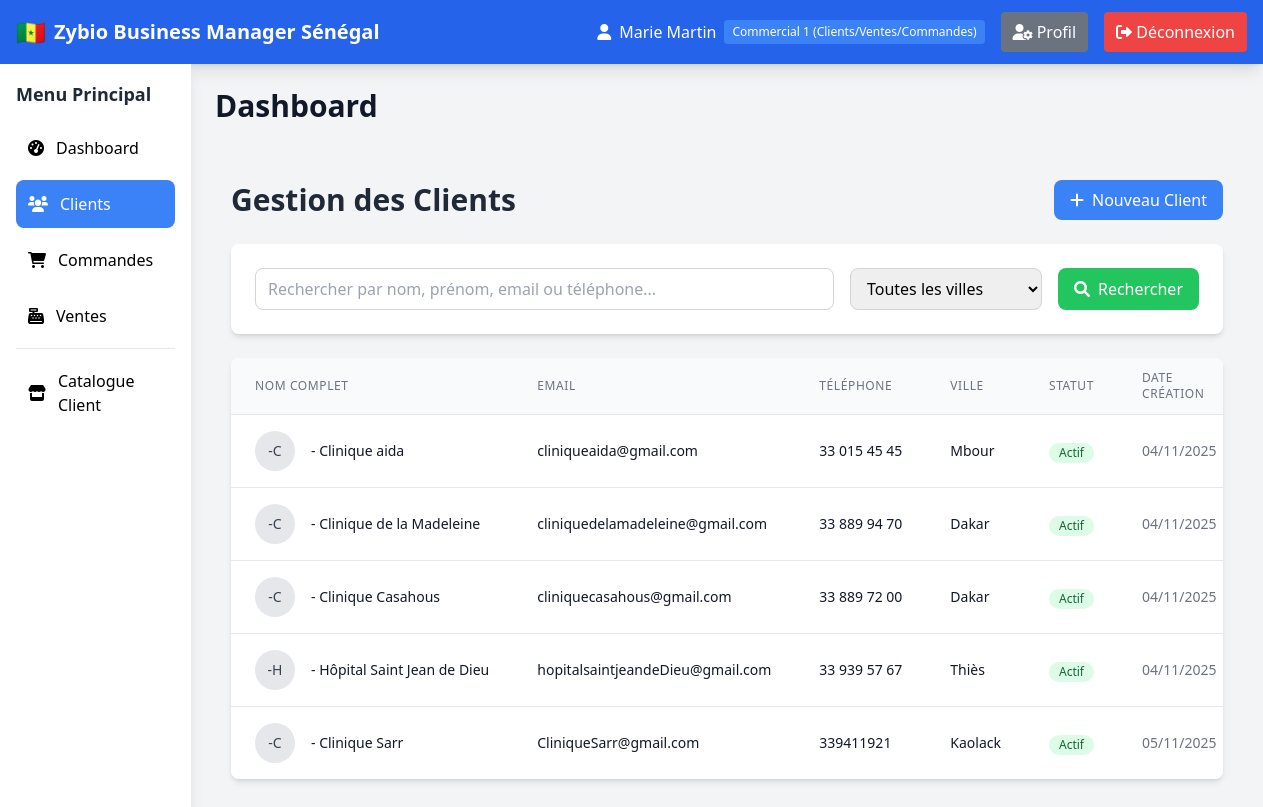
Screenshot of /inventory/clients/ (signed in) with the database file from the repository.
### users/models.py (models this page shows, shortened)
class Profile(models.Model):
    class Role(models.TextChoices):
        MANAGER = 'MANAGER', 'Manager (Administrateur)'
        COMMERCIAL_SHOWROOM = 'COMMERCIAL_SHOWROOM', 'Commercial 1 (Clients/Ventes/Commandes)'
        COMMERCIAL_TERRAIN = 'COMMERCIAL_TERRAIN', 'Commercial 2 (Clients/Devis/Prospects)'
        TECHNICIEN = 'TECHNICIEN', 'Technicien (Stock/SAV)'
    user = models.OneToOneField(User, on_delete=models.CASCADE, related_name='profile')
    role = models.CharField(max_length=25, choices=Role.choices, default=Role.TECHNICIEN)
    date_creation = models.DateTimeField(auto_now_add=True)
    telephone = models.CharField(max_length=30, blank=True)
    class Meta:
        verbose_name = "Profil Utilisateur"
        verbose_name_plural = "Profils Utilisateurs"
    def can_manage_products(self):
        return self.role in [self.Role.MANAGER, self.Role.TECHNICIEN]
    def can_manage_clients(self):
        return self.role in [self.Role.MANAGER, self.Role.COMMERCIAL_SHOWROOM, self.Role.COMMERCIAL_TERRAIN]
    def can_manage_orders(self):
        return self.role in [self.Role.MANAGER, self.Role.COMMERCIAL_SHOWROOM]
    def can_manage_sales(self):
        return self.role in [self.Role.MANAGER, self.Role.COMMERCIAL_SHOWROOM]
    def can_manage_stock(self):
        return self.role in [self.Role.MANAGER, self.Role.TECHNICIEN]
    def can_manage_suppliers(self):
        return self.role in [self.Role.MANAGER, self.Role.TECHNICIEN]
    def can_manage_users(self):
        return self.role == self.Role.MANAGER

### inventory/models.py (models this page shows, shortened)
class Client(models.Model):
    nom = models.CharField(max_length=100)
    prenom = models.CharField(max_length=100)
    entreprise = models.CharField(max_length=200, blank=True)
    email = models.EmailField(unique=True)
    telephone = models.CharField(max_length=20)
    adresse = models.TextField()
    ville = models.CharField(max_length=50)
    code_postal = models.CharField(max_length=10)
    pays = models.CharField(max_length=50, default="France")
    date_naissance = models.DateField(blank=True, null=True)
    date_creation = models.DateTimeField(auto_now_add=True)
    actif = models.BooleanField(default=True)
    class Meta:
        verbose_name = "Client"
        verbose_name_plural = "Clients"
    @property
    def nom_complet(self):
        return f"{self.prenom} {self.nom}"

### inventory/views.py (the view, shortened to what this page needs)
# urls.py: path('clients/', views.clients_list, name='clients_list'),
@login_required
def clients_list(request):
    query = request.GET.get('q', '')
    ville = request.GET.get('ville', '')
    clients = Client.objects.all()
    if ville:
        clients = clients.filter(ville__icontains=ville)
    paginator = Paginator(clients, 20)
    page_number = request.GET.get('page')
    clients_page = paginator.get_page(page_number)
    villes = Client.objects.values_list('ville', flat=True).distinct().order_by('ville')
    context = {
        'clients': clients_page,
        'villes': villes,
        'query': query,
        'ville': ville,
    }
    return render(request, 'inventory/clients_list.html', context)

### templates/inventory/clients_list.html (shortened to what this page needs)
{% extends 'base.html' %}
{% block content %}
<div class="container mx-auto px-4 py-8">
    <div class="flex flex-col md:flex-row justify-between items-start md:items-center mb-6">
        <h1 class="text-3xl font-bold text-gray-800 mb-4 md:mb-0">Gestion des Clients</h1>
        <a href="{% url 'inventory:client_create' %}" class="bg-blue-500 hover:bg-blue-600 text-white px-4 py-2 rounded-lg transition duration-200">
            <i class="fas fa-plus mr-2"></i>Nouveau Client
        </a>
    </div>
    <div class="bg-white rounded-lg shadow-md p-6 mb-6">
        <form method="get" class="flex flex-col md:flex-row gap-4">
            <div class="flex-1">
                <input type="text" name="q" value="{{ query }}" placeholder="Rechercher par nom, prénom, email ou téléphone..."
                       class="w-full px-3 py-2 border border-gray-300 rounded-lg focus:outline-none focus:ring-2 focus:ring-blue-500">
            </div>
            <div class="md:w-48">
                <select name="ville" class="w-full px-3 py-2 border border-gray-300 rounded-lg focus:outline-none focus:ring-2 focus:ring-blue-500">
                    <option value="">Toutes les villes</option>
                </select>
            </div>
            <button type="submit" class="bg-green-500 hover:bg-green-600 text-white px-4 py-2 rounded-lg transition duration-200">
                <i class="fas fa-search mr-2"></i>Rechercher
            </button>
        </form>
    </div>
    <div class="bg-white rounded-lg shadow-md overflow-hidden">
        <div class="overflow-x-auto">
            <table class="min-w-full divide-y divide-gray-200">
                <thead class="bg-gray-50">
                    <tr>
                        <th class="px-6 py-3 text-left text-xs font-medium text-gray-500 uppercase tracking-wider">Nom complet</th>
                        <th class="px-6 py-3 text-left text-xs font-medium text-gray-500 uppercase tracking-wider">Email</th>
                        <th class="px-6 py-3 text-left text-xs font-medium text-gray-500 uppercase tracking-wider">Téléphone</th>
                        <th class="px-6 py-3 text-left text-xs font-medium text-gray-500 uppercase tracking-wider">Ville</th>
                        <th class="px-6 py-3 text-left text-xs font-medium text-gray-500 uppercase tracking-wider">Statut</th>
                        <th class="px-6 py-3 text-left text-xs font-medium text-gray-500 uppercase tracking-wider">Date création</th>
                    </tr>
                </thead>
                <tbody class="bg-white divide-y divide-gray-200">
                    {% for client in clients %}
                    <tr class="hover:bg-gray-50">
                        <td class="px-6 py-4 whitespace-nowrap">
                            <div class="flex items-center">
                                <div class="flex-shrink-0 h-10 w-10">
                                    <div class="h-10 w-10 rounded-full bg-gray-200 flex items-center justify-center">
                                        <span class="text-sm font-medium text-gray-700">
                                            {{ client.prenom.0 }}{{ client.nom.0 }}
                                        </span>
                                    </div>
                                </div>
                                <div class="ml-4">
                                    <div class="text-sm font-medium text-gray-900">{{ client.nom_complet }}</div>
                                </div>
                            </div>
                        </td>
                        <td class="px-6 py-4 whitespace-nowrap">
                            <div class="text-sm text-gray-900">{{ client.email }}</div>
                        </td>
                        <td class="px-6 py-4 whitespace-nowrap">
                            <div class="text-sm text-gray-900">{{ client.telephone }}</div>
                        </td>
                        <td class="px-6 py-4 whitespace-nowrap">
                            <div class="text-sm text-gray-900">{{ client.ville }}</div>
                        </td>
                        <td class="px-6 py-4 whitespace-nowrap">
                            {% if client.actif %}
                                <span class="inline-flex items-center px-2.5 py-0.5 rounded-full text-xs font-medium bg-green-100 text-green-800">
                                    Actif
                                </span>
                            {% else %}
                                <span class="inline-flex items-center px-2.5 py-0.5 rounded-full text-xs font-medium bg-red-100 text-red-800">
                                    Inactif
                                </span>
                            {% endif %}
                        </td>
                        <td class="px-6 py-4 whitespace-nowrap text-sm text-gray-500">
                            {{ client.date_creation|date:"d/m/Y" }}
                        </td>
                    </tr>
                    {% empty %}
                    <tr>
                        <td colspan="7" class="px-6 py-4 text-center text-gray-500">
                            Aucun client trouvé.
                        </td>
                    </tr>
                    {% endfor %}
                </tbody>
            </table>
        </div>
    </div>
</div>
{% endblock %}

### templates/base.html (shortened to what this page needs)
<!DOCTYPE html>
<html lang="fr">
<head>
    <script src="https://cdn.tailwindcss.com"></script>
    <link rel="stylesheet" href="https://cdnjs.cloudflare.com/ajax/libs/font-awesome/6.0.0/css/all.min.css">
</head>
<body class="bg-gray-100">
    <nav class="bg-blue-600 text-white shadow-lg">
        <div class="max-w-7xl mx-auto px-4">
            <div class="flex justify-between h-16">
                <div class="flex items-center">
                    <a href="{% url 'inventory:dashboard' %}" class="flex items-center space-x-2">
                        <span class="text-xl font-bold flex items-center space-x-2">
                            <span class="text-2xl" role="img" aria-label="Drapeau du Sénégal">🇸🇳</span>
                            <span>Zybio Business Manager Sénégal</span>
                        </span>
                    </a>
                </div>
                <div class="flex items-center space-x-4">
                    {% if user.is_authenticated %}
                        <div class="flex items-center space-x-2">
                            <i class="fas fa-user"></i>
                            <span>{{ user.get_full_name|default:user.username }}</span>
                            {% if user.profile %}
                                <span class="text-xs bg-blue-500 px-2 py-1 rounded">{{ user.profile.get_role_display }}</span>
                            {% endif %}
                        </div>
                        <a href="{% url 'users:profile' %}" class="bg-gray-500 hover:bg-gray-600 px-3 py-2 rounded transition duration-200">
                            <i class="fas fa-user-cog"></i> Profil
                        </a>
                        <a href="{% url 'users:logout' %}" class="bg-red-500 hover:bg-red-600 px-3 py-2 rounded transition duration-200">
                            <i class="fas fa-sign-out-alt"></i> Déconnexion
                        </a>
                    {% else %}
                        <a href="{% url 'users:login' %}" class="bg-green-500 hover:bg-green-600 px-3 py-2 rounded transition duration-200">
                            <i class="fas fa-sign-in-alt"></i> Connexion
                        </a>
                    {% endif %}
                </div>
            </div>
        </div>
    </nav>
    <div class="flex">
        {% if user.is_authenticated %}
        <aside class="w-64 bg-white shadow-lg min-h-screen">
            <div class="p-4">
                <h3 class="text-lg font-semibold text-gray-800 mb-4">Menu Principal</h3>
                <nav class="space-y-2">
                    <a href="{% url 'inventory:dashboard' %}" class="flex items-center space-x-3 p-3 rounded-lg hover:bg-gray-100 transition duration-200 {% if request.resolver_match.url_name == 'dashboard' %}sidebar-active{% endif %}">
                        <i class="fas fa-tachometer-alt"></i>
                        <span>Dashboard</span>
                    </a>
                    {% if user.profile.can_manage_clients %}
                    <a href="{% url 'inventory:clients_list' %}" class="flex items-center space-x-3 p-3 rounded-lg hover:bg-gray-100 transition duration-200 {% if 'clients' in request.resolver_match.url_name %}sidebar-active{% endif %}">
                        <i class="fas fa-users"></i>
                        <span>Clients</span>
                    </a>
                    {% endif %}
                    {% if user.profile.can_manage_orders %}
                    <div class="relative">
                        <a href="{% url 'inventory:commandes_list' %}" class="flex items-center space-x-3 p-3 rounded-lg hover:bg-gray-100 transition duration-200 ">
                            <i class="fas fa-shopping-cart"></i>
                            <span>Commandes</span>
                        </a>
                    </div>
                    {% endif %}
                    {% if user.profile.can_manage_sales %}
                    <a href="{% url 'inventory:ventes_list' %}" class="flex items-center space-x-3 p-3 rounded-lg hover:bg-gray-100 transition duration-200 {% if 'ventes' in request.resolver_match.url_name %}sidebar-active{% endif %}">
                        <i class="fas fa-cash-register"></i>
                        <span>Ventes</span>
                    </a>
                    {% endif %}
                    <hr class="my-4">
                    <a href="{% url 'inventory:client_homepage' %}" class="flex items-center space-x-3 p-3 rounded-lg hover:bg-gray-100 transition duration-200">
                        <i class="fas fa-store"></i>
                        <span>Catalogue Client</span>
                    </a>
                </nav>
            </div>
        </aside>
        {% endif %}
        <main class="flex-1 p-6">
            {% block page_header %}
            <div class="mb-6">
                <h1 class="text-3xl font-bold text-gray-900">{% block page_title %}Dashboard{% endblock %}</h1>
            </div>
            {% endblock %}
            {% block content %}{% endblock %}
        </main>
    </div>
</body>
</html>

### templates/base.html (style rules this page uses)
.sidebar-active { background-color: #3B82F6; color: white; }

### rows the page displays
Client: prenom.0 "-", nom.0 "C", nom_complet "- Clinique aida", email "cliniqueaida@gmail.com", telephone "33 015 45 45", ville "Mbour", actif "Actif", date_creation "04/11/2025"
Client: prenom.0 "-", nom.0 "C", nom_complet "- Clinique de la Madeleine", email "cliniquedelamadeleine@gmail.com", telephone "33 889 94 70", ville "Dakar", actif "Actif", date_creation "04/11/2025"
Client: prenom.0 "-", nom.0 "C", nom_complet "- Clinique Casahous", email "cliniquecasahous@gmail.com", telephone "33 889 72 00", ville "Dakar", actif "Actif", date_creation "04/11/2025"
Client: prenom.0 "-", nom.0 "H", nom_complet "- Hôpital Saint Jean de Dieu", email "hopitalsaintjeandeDieu@gmail.com", telephone "33 939 57 67", ville "Thiès", actif "Actif", date_creation "04/11/2025"
Client: prenom.0 "-", nom.0 "C", nom_complet "- Clinique Sarr", email "CliniqueSarr@gmail.com", telephone "339411921", ville "Kaolack", actif "Actif", date_creation "05/11/2025"

### other values shown
{{ user.get_full_name|default:user.username }} "Marie Martin"
{{ user.profile.get_role_display }} "Commercial 1 (Clients/Ventes/Commandes)"
